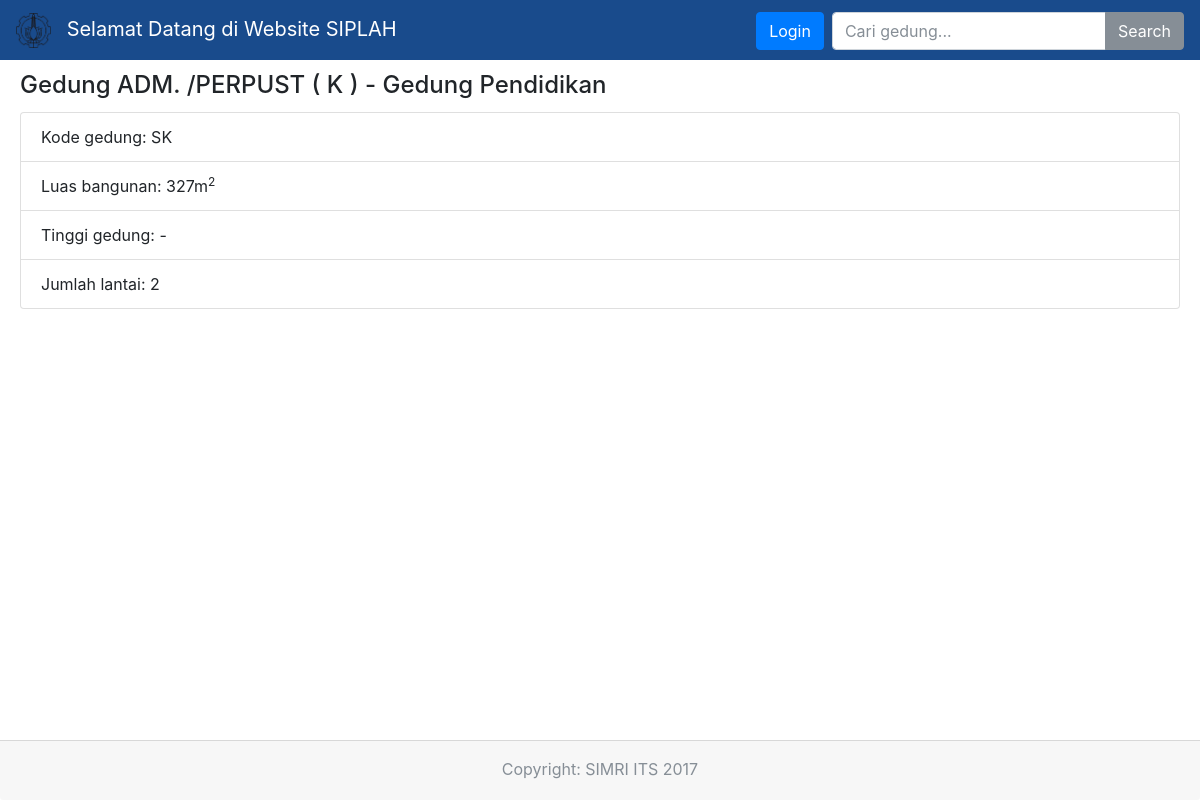
/gedung/56, run on the app's committed database.
### tables this page shows
CREATE TABLE `gedung` (
  `idGedung` int(11) NOT NULL AUTO_INCREMENT,
  `kodeGedung` varchar(7) DEFAULT NULL,
  `koordGedung` int(11) NOT NULL DEFAULT '0',
  `namaGedung` varchar(255) NOT NULL,
  `kategoriGedung` int(11) DEFAULT NULL,
  `luasGedung` float DEFAULT NULL,
  `tinggiGedung` float DEFAULT NULL,
  `jumlahLantai` int(11) NOT NULL,
  `jumlahRuang` int(11) DEFAULT NULL,
  `statusPengelola` varchar(255) DEFAULT NULL,
  PRIMARY KEY (`idGedung`),
  KEY `koordGedung` (`koordGedung`),
  FULLTEXT KEY `ft_namaGedung` (`namaGedung`),
  CONSTRAINT `gedung_ibfk_1` FOREIGN KEY (`koordGedung`) REFERENCES `koordinat` (`idKoord`)
);

### application/controllers/Beranda.php (called while the page is built, shortened)
<?php
class Beranda extends CI_Controller
{
		private $data;
		function __construct()
		{
				$this->load->model('Beranda_model');
				$this->load->library('Encryption');
				$this->load->library('pagination');
		}
		function detailGedung($ged)
		{
				$data = $this->data;
				$result = $this->Beranda_model->getDataGedung($ged);
				if ($result) {
						$data['detailGedung'] = $result;
				} else {
						$data['detailGedung'] = null;
				}
				$this->load->view('template/header', $data);
				$this->load->view('template/navigation', $data);
				$this->load->view('data_gedung_view', $data);
				$this->load->view('template/footer', $data);
		}
}

### index.php (called while the page is built, shortened)
<?php
require_once BASEPATH.'core/CodeIgniter.php';

### application/models/Beranda_model.php (called while the page is built, shortened)
<?php
class Beranda_model extends CI_Model
{
		public function getDataGedung(int $ged)
		{
			$this->db->select('idGedung, kodeGedung, namaGedung, luasGedung, tinggiGedung, jumlahLantai, kategoriGedung');
			$this->db->from('gedung');
			$this->db->where('idGedung', $ged);
			$query = $this->db->get();
			if ($query->num_rows() == 1) {
				return $query->result_array();
			} else {
				return null;
			}
		}
			}

### application/views/data_gedung_view.php (the view, shortened to what this page needs)
<body>
	<div class="card-body" style="margin-top: 51px">
	<?php if ($detailGedung!=null) {
		?>
			<h4 class="card-title">Gedung <?php echo $detailGedung[0]['namaGedung'].(($detailGedung[0]['kategoriGedung']==1)?" - Gedung Pendidikan":""); ?></h4>
				<ul class="list-group">
					<li class="list-group-item">Kode gedung: <?php echo (($detailGedung[0]['kodeGedung']!=null)?$detailGedung[0]['kodeGedung']:"- tidak ada -"); ?></li>
					<li class="list-group-item">Luas bangunan: <?php echo (($detailGedung[0]['luasGedung']!=null)?$detailGedung[0]['luasGedung']."m<sup>2</sup>":"-"); ?></li>
					<li class="list-group-item">Tinggi gedung: <?php echo (($detailGedung[0]['tinggiGedung']!=null)?$detailGedung[0]['tinggiGedung']."m":"-"); ?></li>
					<li class="list-group-item">Jumlah lantai: <?php echo $detailGedung[0]['jumlahLantai']; ?></li>
				</ul>
				<?php
} else {
		?>
		<h4 class="card-text">Gedung tidak ditemukan</h4>
	<?php
} ?>
	</div>
</body>

### application/views/template/header.php (shortened to what this page needs)
<!DOCTYPE html>
<html>
<head>
	<link rel="stylesheet" type="text/css" href="<?php echo base_url('assets/css/leaflet.css'); ?>" />
	<link rel="stylesheet" type="text/css" href="<?php echo base_url('assets/css/bootstrap.min.css'); ?>" />
	<link rel="stylesheet" type="text/css" href="<?php echo base_url('assets/css/grid.css'); ?>" />
	<link rel="stylesheet" type="text/css" href="<?php echo base_url('assets/css/font-awesome.min.css'); ?>" />
	<link rel="stylesheet" type="text/css" href="<?php echo base_url('assets/css/animate.css'); ?>" />
</head>

### application/views/template/navigation.php (shortened to what this page needs)
<body>
<nav class="navbar fixed-top navbar-dark" style="background-color: rgba(1, 56, 128, 0.9);">
	<a class="navbar-brand mr-auto" href="<?php echo base_url(); ?>"><img style="margin-right: 10px" src="<?php echo base_url(); ?>assets/img/logo-its.png" alt="" class="d-inline-block align-center" width="35" height="35"><?php if (isset($userAccess)) {
				echo "Selamat datang ".$userAccess." ".$userLogin['namaLengkap'];
		} else {
				echo " Selamat Datang di Website SIPLAH ";
		} ?></a>
	<?php if (isset($userLogin)) {
				?>
	<a class="btn btn-primary" href="<?php echo base_url(); ?>logout" role="button">Logout</a>
	<?php
		} else {
				?>
	<a class="btn btn-primary" href="<?php echo base_url(); ?>login" role="button">Login</a>
	<?php
		} ?>
	<form class="form-inline" role="form" method="POST" action="<?php echo base_url(); ?>search/">
		<div class="input-group mb-2 mb-sm-0 ml-sm-2">
			<input class="form-control" type="search" id="cari_gedung" name="cari_gedung" placeholder="Cari gedung...">
			<span class="input-group-btn"><button type="submit" class="btn btn-secondary">Search</button></span>
		</div>
	</form>
</nav>

### application/views/template/footer.php
<footer class="card-footer footer mt-2">
	<div class="pt-1 text-muted text-center">
		Copyright: SIMRI ITS 2017
		</div>
</footer>
</body>

### assets/css/grid.css (style rules this page uses)
body { display: flex; flex-direction: column; min-height: 100%; min-height: 100vh; position: relative; padding-bottom: 60px; }
.navbar { height: 60px; }
.footer { position: absolute; right: 0; bottom: 0; left: 0; height: 60px; }

### data on the page
gedung: namaGedung "ADM. /PERPUST ( K )", kodeGedung "SK", luasGedung "327", jumlahLantai "2"
